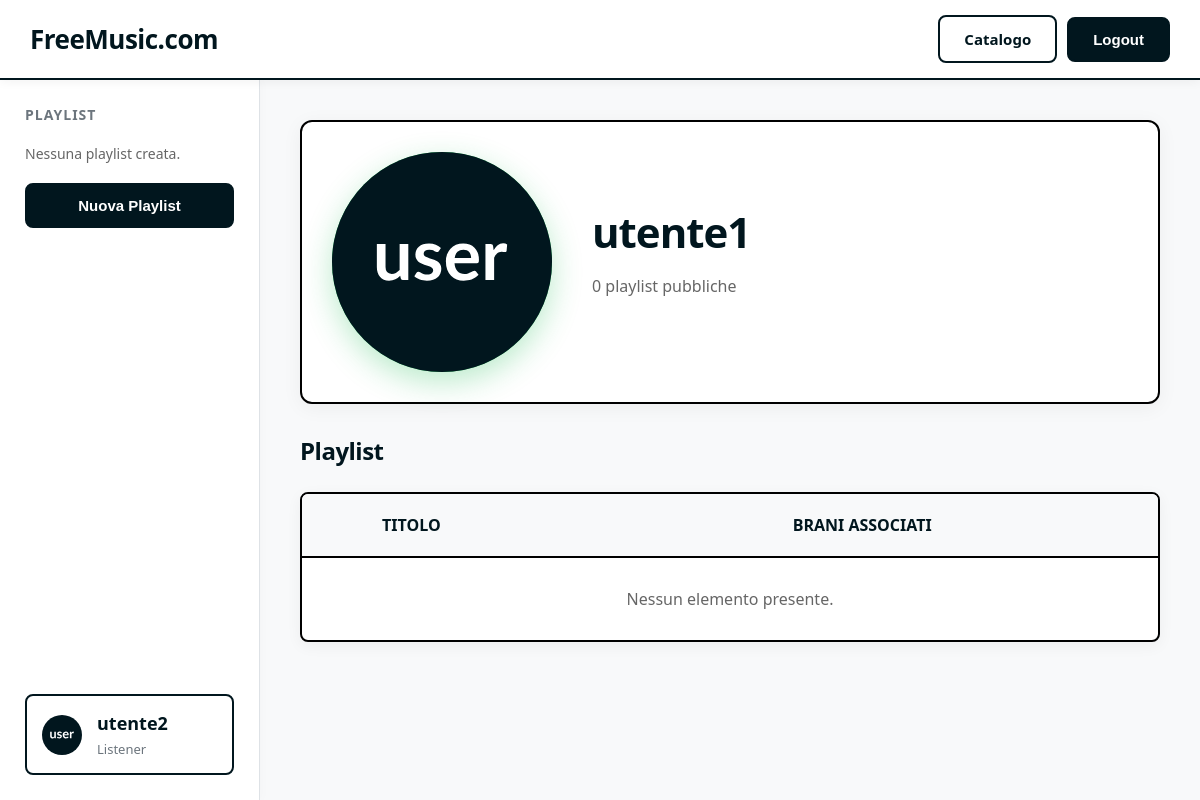
/user/utente1/ (signed in), run on an earlier commit of the app's database.
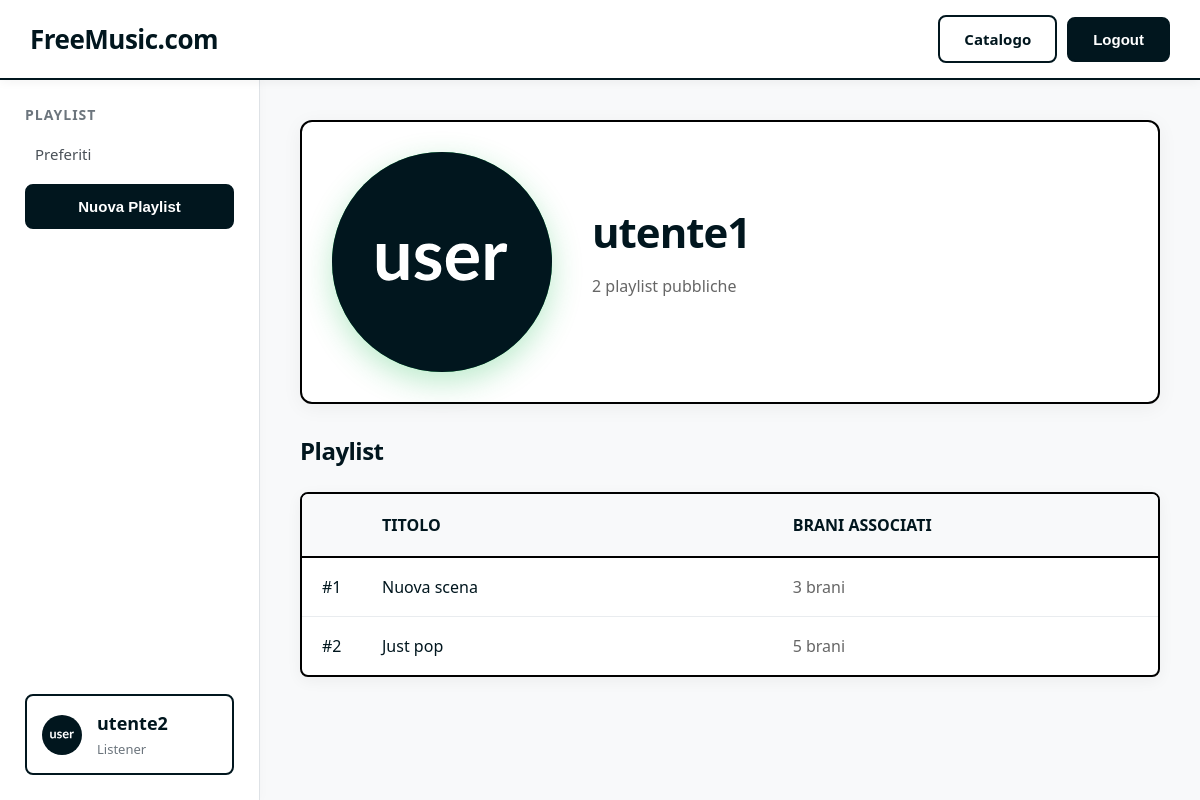
And on a later commit of the database.
### backend/models.py (models this page shows, shortened)
class Playlist(models.Model):
    name = models.CharField(max_length=200)
    user = models.ForeignKey(settings.AUTH_USER_MODEL, on_delete=models.CASCADE, related_name='playlists')
    songs = models.ManyToManyField(Song, related_name='playlists', blank=True)

### users/views.py (the view)
# urls.py: path('user/<str:username>/', views.UserDetailView.as_view(), name='user_detail'),
class UserDetailView(LoginRequiredMixin, TemplateView):
    template_name = 'item.html'
    def get_context_data(self, **kwargs):
        context = super().get_context_data(**kwargs)
        username = self.kwargs['username']
        user = get_object_or_404(get_user_model(), username=username)
        playlists = Playlist.objects.filter(user=user)
        context['title'] = user.username
        context['subtitle'] = f"{playlists.count()} playlist pubbliche"
        context['cover_type'] = 'user'
        context['type_label'] = f"Utente - {user.role.title()}"
        context['items'] = playlists
        context['item_type'] = 'playlist'
        context['can_edit'] = self.request.user.is_curator() or self.request.user == user
        context['can_remove_item'] = False
        context['edit_url'] = reverse('user_edit_inline', args=[user.username])
        context['target_user'] = user
        context['list_title'] = "Playlist"
        return context

### backend/models.py (called while the page is built)
    def is_curator(self):
        return self.role == 'curator' or self.is_superuser

### templates/item.html (shortened to what this page needs)
{% extends 'sidebar.html' %}
{% load static %}
{% block content %}
<div class="item-header"
    style="background: white; padding: 30px; border-radius: 12px; box-shadow: 0 4px 20px rgba(0,0,0,0.05); border: 2px solid #000; margin-bottom: 30px;">
    <div class="row item-cover {% if cover_type == 'artist' or cover_type == 'user' %}artist{% else %}song{% endif %}">
        {% if cover_type == 'user' %}
        <img src="{% static 'user.svg' %}" alt="User cover" style="width: 100%; height: 100%; object-fit: cover;">
        {% elif cover_type == 'artist' %}
        <img src="{% static 'artist.svg' %}" alt="Artist cover" style="width: 100%; height: 100%; object-fit: cover;">
        {% elif cover_type == 'playlist' %}
        <img src="{% static 'playlist.svg' %}" alt="Playlist cover" style="width: 100%; height: 100%; object-fit: cover;">
        {% elif cover_type == 'genre' %}
        <img src="{% static 'genre.svg' %}" alt="Genre cover" style="width: 100%; height: 100%; object-fit: cover;">
        {% else %}
        <img src="{% static 'song.svg' %}" alt="Song cover" style="width: 100%; height: 100%; object-fit: cover;">
        {% endif %}
    </div>
    <div class="item-info">
        <h1 id="title-display">{{ title }}</h1>
        <div id="meta-display" class="item-meta" style="color: #666;">
            {% if cover_type == 'artist' %}
            {{ artist_genres }}
            {% else %}
            {{ subtitle }}
            {% endif %}
        </div>
    </div>
</div>
<h2>{{ list_title|default:"Brani" }}</h2>
<div
    style="background: white; border: 2px solid #000; border-radius: 8px; overflow: hidden; box-shadow: 0 4px 15px rgba(0,0,0,0.05);">
    <table class="catalog-list">
        <thead>
            <tr style="border-bottom: 2px solid #000; background-color: #f8f9fa;">
                <th style="padding: 15px; width: 30px; color: #6c757d; font-weight: 600; text-align: left; text-transform: uppercase; font-size: 13px;">
                </th>
                <th style="padding: 20px; font-weight: 600; text-align: left; text-transform: uppercase; font-size: 16px;">
                    <div class="catalog-row-details">
                        {% if item_type == 'playlist' %}
                        <span class="catalog-row-title" style="color: inherit; font-size: inherit; font-weight: inherit;">Titolo</span>
                        <span class="catalog-row-artist" style="color: inherit; font-size: inherit; font-weight: inherit;">Brani Associati</span>
                        {% endif %}
                    </div>
                </th>
                <th style="width: 100px;"></th>
            </tr>
        </thead>
        <tbody>
            {% for item in items %}
            <tr {% if item_type == 'playlist' %}onclick="window.location.href='{% url 'playlist_detail' item.id %}'" style="cursor: pointer;"{% endif %}>
                <td class="catalog-row-index">#{{ forloop.counter }}</td>
                <td>
                    <div class="catalog-row-details">
                        {% if item_type == 'playlist' %}
                        <a href="{% url 'playlist_detail' item.id %}" class="catalog-row-title">{{ item.name }}</a>
                        <span class="catalog-row-artist" style="color: #666;">{{ item.songs.count }} brani</span>
                        {% else %}
                        <span class="catalog-row-title">{{ item.title }}</span>
                        <span class="catalog-row-genre" style="color: #666;">{{ item.genre.name }}</span>
                        <span class="catalog-row-artist" style="color: #666;">{{ item.artist.name }}</span>
                        {% endif %}
                    </div>
                </td>
                <td style="text-align: right;">
                </td>
            </tr>
            {% empty %}
            <tr>
                <td colspan="3" style="padding: 30px; text-align: center; color: #666;">Nessun elemento presente.</td>
            </tr>
            {% endfor %}
        </tbody>
    </table>
</div>
{% endblock %}

### templates/sidebar.html (shortened to what this page needs)
{% extends 'header.html' %}
{% load static %}
{% block base_content %}
<aside class="column sidebar">
    <div class="sidebar-top">
        <h3>Playlist</h3>
        {% if user.is_authenticated %}
        {% for playlist in user.playlists.all %}
        <a href="{% url 'playlist_detail' playlist.id %}" class="row sidebar-playlist-item">{{ playlist.name }}</a>
        {% empty %}
        <div class="sidebar-message" style="color: #666;">Nessuna playlist creata.</div>
        {% endfor %}
        <div style="margin-top: 20px;">
            <form method="post" action="{% url 'playlist_create' %}">
                <button type="submit" class="dark-btn border" style="width: 100%;">Nuova Playlist</button>
            </form>
        </div>
        {% else %}
        <div class="sidebar-message">Accedi per visualizzare<br>le tue playlist</div>
        {% endif %}
    </div>
    {% if user.is_authenticated %}
    <div class="sidebar-bottom border" style="padding: 15px; border-radius: 8px; cursor: pointer; display: flex; align-items: center; gap: 15px;" onclick="window.location.href='{% url 'user_detail' user.username %}'">
        <img src="{% static 'user.svg' %}" alt="User" style="width: 40px; height: 40px; object-fit: cover; border-radius: 50%;">
        <div style="text-align: left;">
            <div class="account-name">{{ user.username }}</div>
            <div class="account-role">{{ user.get_role_display|default:user.role }}</div>
        </div>
    </div>
    {% endif %}
</aside>
<div class="main-content">
    {% block content %}
    {% endblock %}
</div>
{% endblock %}

What changed in the data, as far as the page shows it:
added Playlist: name "Preferiti", shown under "PLAYLIST"
added Playlist: name "Nuova scena", songs.count "3", shown under "Playlist"
added Playlist: name "Just pop", songs.count "5", shown under "Playlist"
Also different on the page:
{{ subtitle }}: "0 playlist pubbliche" → "2 playlist pubbliche"
text no longer shown: "Nessuna playlist creata. Nessun elemento presente."
